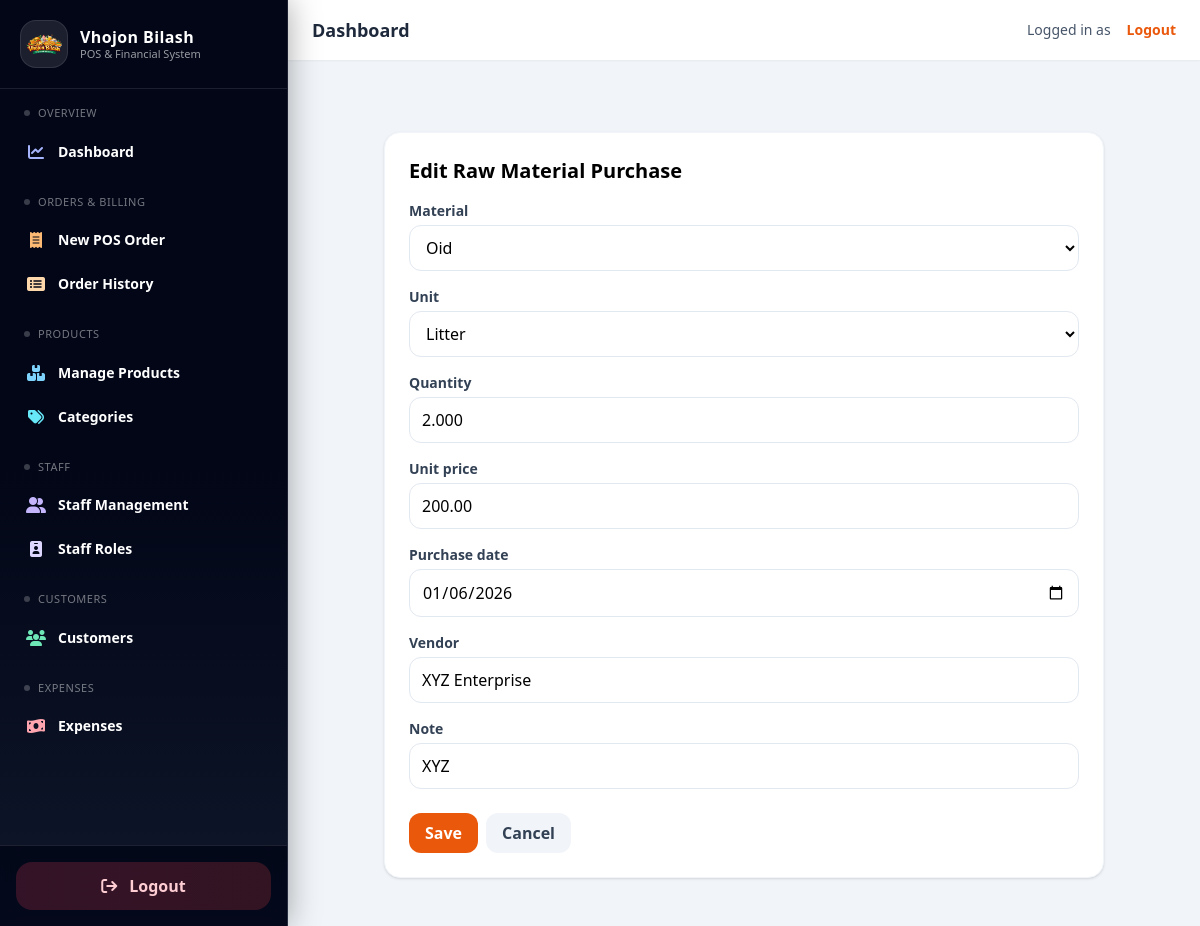
The app's page /expenses/raw/4/edit/ with its own data.
### expenses/models.py (models this page shows, shortened)
class RawMaterialPurchase(models.Model):
    material = models.ForeignKey(RawMaterial, on_delete=models.PROTECT, related_name="purchases")
    unit = models.ForeignKey(Unit, on_delete=models.PROTECT)
    quantity = models.DecimalField(max_digits=12, decimal_places=3)  # allow 1.250 kg
    unit_price = models.DecimalField(max_digits=12, decimal_places=2)  # price per unit
    purchase_date = models.DateField(default=timezone.now)
    vendor = models.CharField(max_length=120, blank=True)
    note = models.CharField(max_length=255, blank=True)

### expenses/views.py (the view)
# urls.py: path("raw/<int:pk>/edit/", views.RawPurchaseUpdateView.as_view(), name="raw_edit"),
class RawPurchaseUpdateView(UpdateView):
    model = RawMaterialPurchase
    form_class = RawMaterialPurchaseForm
    template_name = "expenses/form.html"
    success_url = reverse_lazy("expenses:raw_list")
    extra_context = {"page_title": "Edit Raw Material Purchase"}

### expenses/forms.py
class RawMaterialPurchaseForm(forms.ModelForm):
    class Meta:
        model = RawMaterialPurchase
        fields = ["material", "unit", "quantity", "unit_price", "purchase_date", "vendor", "note"]
        widgets = {
            "purchase_date": forms.DateInput(attrs={"type": "date"}),
        }

### expenses/models.py (called while the page is built)
    def __str__(self):
        return self.symbol or self.name

    def __str__(self):
        return self.name

### expenses/templates/expenses/form.html (shortened to what this page needs)
{% extends "base.html" %}
{% block content %}
<div class="max-w-3xl mx-auto p-6">
  <div class="bg-white rounded-2xl border border-slate-100 shadow p-6">
    <h1 class="text-xl font-semibold mb-4">
      {{ page_title|default:"Create" }}
    </h1>
    <form method="post" class="space-y-4">
      {% for field in form %}
        <div>
          <label class="block text-sm font-semibold text-slate-700 mb-1">
            {{ field.label }}
          </label>
          {{ field }}
        </div>
      {% endfor %}
      <div class="flex gap-2 pt-2">
        <button
          class="px-4 py-2 rounded-xl bg-orange-600 text-white font-semibold hover:bg-orange-700">
          Save
        </button>
        <a href="javascript:history.back()"
           class="px-4 py-2 rounded-xl bg-slate-100 text-slate-700 font-semibold">
          Cancel
        </a>
      </div>
    </form>
  </div>
</div>
{% endblock %}

### expenses/templates/expenses/form.html (style rules this page uses)
input, select, textarea { width: 100%; border: 1px solid rgb(226 232 240); border-radius: 14px; padding: 10px 12px; outline: none; background: white; }

### templates/base.html (style rules this page uses)
input, select, textarea { width:100%; border:1px solid rgb(226 232 240); border-radius:12px; padding:10px 12px; background:white; outline:none; }
label { display:block;font-weight:600;margin-bottom:6px;color:#334155; }

### records on screen
RawMaterialPurchase: form "Oid" "Litter" "2.000" "200.00" "01/06/2026" "XYZ Enterprise" "XYZ"

### other values on screen
{{ page_title|default:"Create" }} "Edit Raw Material Purchase"
{{ field.label }} "Material" "Unit" "Quantity" "Unit price" "Purchase date" "Vendor" "Note"
